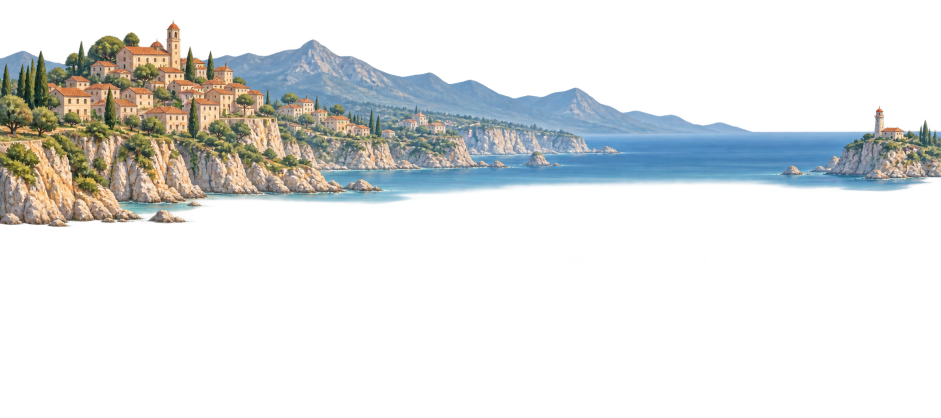
#> input picture portfolio-world/art-source/runtime-r3-scenic-props/scenic-a-imagegen-source.png, 1881 x 836 px (shown at 1/2 size)
$ python build-r3-scenic-props-candidates.py
#> lines starting #> are read from the running program, lines starting #| are printed output that depends on the picture
#!/usr/bin/env python3
"""Normalize R3 Phase-A generated art and assemble static, non-runtime review boards."""
from __future__ import annotations

import hashlib
import json
from pathlib import Path

from PIL import Image, ImageDraw, ImageFont

ROOT = Path(__file__).resolve().parents[2]
SOURCE = ROOT / "portfolio-world" / "art-source" / "runtime-r3-scenic-props"
SCENIC = ROOT / "portfolio-world" / "public" / "assets" / "canonical-r3" / "candidates" / "scenic"
PROPS = ROOT / "portfolio-world" / "public" / "assets" / "canonical-r3" / "candidates" / "props"
EVIDENCE = ROOT / "reports" / "portfolio-world-rebuild" / "evidence" / "runtime-r3-scenic-props-candidates"
MANIFEST = ROOT / "data" / "portfolio-world" / "runtime-r3-scenic-props-candidates.json"
R2 = ROOT / "portfolio-world" / "public" / "assets" / "canonical-r2"
CANONICAL = ROOT / "reports" / "portfolio-world-rebuild" / "evidence" / "gameplay-projection-refinement" / "projection-a-elevated-gameplay.png"
SIZE = (1920, 1080)
FONT = ImageFont.load_default()


def sha(path: Path) -> str:
    return hashlib.sha256(path.read_bytes()).hexdigest()


def clean(image: Image.Image) -> Image.Image:
    image = image.convert("RGBA")
    alpha = image.getchannel("A").point(lambda a: 0 if a < 16 else a)
    image.putalpha(alpha)
    return image


def crop_alpha(image: Image.Image) -> Image.Image:
    image = clean(image)
    box = image.getchannel("A").getbbox()
    return image.crop(box) if box else image


def fit(image: Image.Image, dimensions: tuple[int, int]) -> Image.Image:
    image = crop_alpha(image)
    image.thumbnail(dimensions, Image.Resampling.LANCZOS)
    canvas = Image.new("RGBA", dimensions, (0, 0, 0, 0))
    canvas.alpha_composite(image, ((dimensions[0] - image.width) // 2, dimensions[1] - image.height))
    return canvas


def save(image: Image.Image, destination: Path) -> None:
    destination.parent.mkdir(parents=True, exist_ok=True)
    image.save(destination, "PNG", optimize=True)


def checker(size: tuple[int, int]) -> Image.Image:
    image = Image.new("RGBA", size, "#6f9199")
    draw = ImageDraw.Draw(image)
    for y in range(0, size[1], 32):
        for x in range(0, size[0], 32):
            if (x // 32 + y // 32) % 2 == 0:
                draw.rectangle((x, y, x + 31, y + 31), fill="#83a5ac")
    return image


def label(image: Image.Image, text: str) -> Image.Image:
    result = image.copy()
    draw = ImageDraw.Draw(result)
    draw.rounded_rectangle((18, 18, 410, 58), radius=8, fill="#153940")
    draw.text((32, 32), text, font=FONT, fill="#fff2d1")
    return result


def scenic_layers() -> dict[str, Image.Image]:
    a = clean(Image.open(SOURCE / "scenic-a-imagegen-source.png"))
#> in clean, image is the input picture: PIL image 1881x836 RGBA; mean R, G, B, A 38.6, 42.3, 41.9, 66.1
    b = clean(Image.open(SOURCE / "scenic-b-imagegen-source.png"))
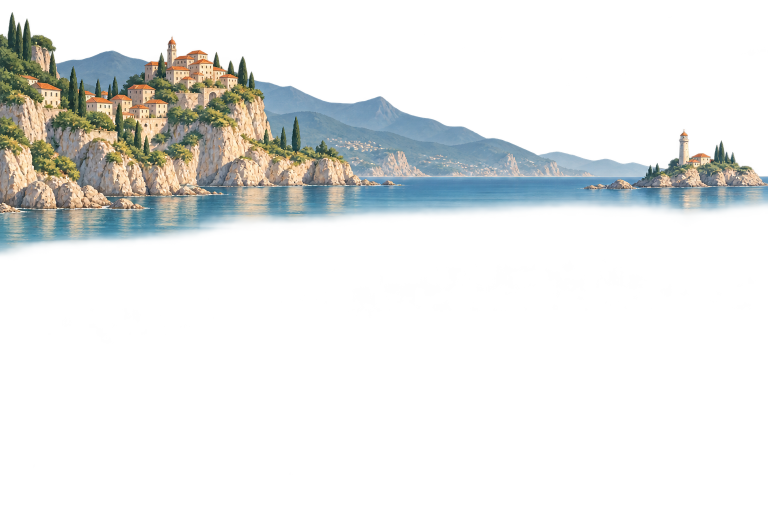
#> input picture portfolio-world/art-source/runtime-r3-scenic-props/scenic-b-imagegen-source.png, 1536 x 1024 px (shown at 1/2 size)
#> in clean, image is the input picture: PIL image 1536x1024 RGBA; mean R, G, B, A 47.3, 53.8, 54.3, 54.1
    output_a = Image.new("RGBA", SIZE, (0, 0, 0, 0)); a.thumbnail((1920, 710), Image.Resampling.LANCZOS); output_a.alpha_composite(a, (0, 0))
#> after `output_a = Image.new('RGBA', SIZE, (0, 0, 0, 0))`: output_a: PIL image 1920x1080 RGBA; every value is 0
    output_b = Image.new("RGBA", SIZE, (0, 0, 0, 0)); b = b.crop((0, 0, b.width, 620)); b.thumbnail((1920, 640), Image.Resampling.LANCZOS); output_b.alpha_composite(b, (0, 0))
#> in main, `scenery = scenic_layers()`: scenery = 2 items
    save(output_a, SCENIC / "scenic-a.png"); save(output_b, SCENIC / "scenic-b.png")
    return {"a": output_a, "b": output_b}


def prop_assets() -> dict[str, Image.Image]:
    sheet = clean(Image.open(SOURCE / "prop-family-imagegen-source.png"))
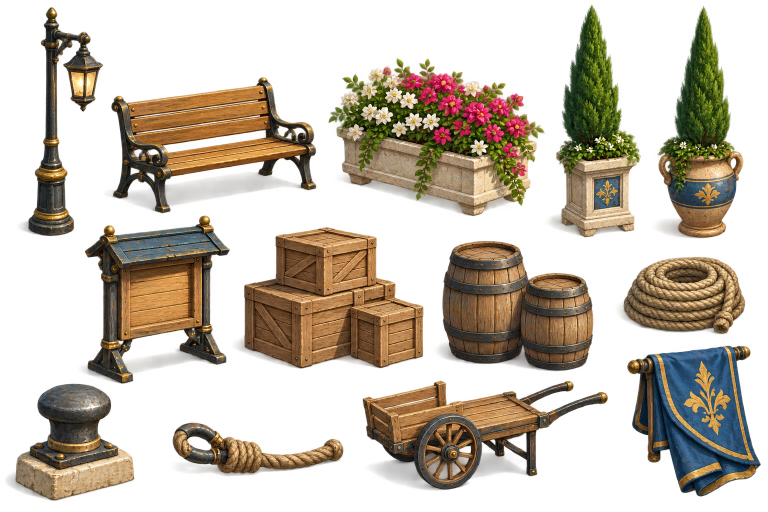
#> input picture portfolio-world/art-source/runtime-r3-scenic-props/prop-family-imagegen-source.png, 1536 x 1024 px (shown at 1/2 size)
#> in clean, image is the input picture: PIL image 1536x1024 RGBA; mean R, G, B, A 96.9, 80.7, 53.7, 102
    crops = {
        "lamp": ((0, 0, 205, 475), (128, 192)), "bench": ((155, 130, 655, 425), (185, 75)),
        "flower-planter": ((635, 75, 1110, 445), (132, 92)), "cypress-planter": ((1090, 0, 1270, 470), (88, 164)),
        "urn": ((1245, 100, 1536, 480), (82, 130)), "notice-board": ((155, 405, 485, 750), (108, 140)),
        "crate-stack": ((435, 405, 855, 735), (120, 92)), "barrels": ((850, 450, 1210, 765), (94, 92)),
        "rope-coil": ((1190, 465, 1536, 735), (102, 48)), "bollard": ((0, 710, 300, 1024), (52, 72)),
        "mooring-rope": ((250, 750, 710, 1005), (138, 52)), "handcart": ((690, 720, 1205, 1024), (128, 86)),
        "banner": ((1200, 670, 1536, 1024), (82, 128)),
    }
    result: dict[str, Image.Image] = {}
    for name, (box, dimensions) in crops.items():
        result[name] = fit(sheet.crop(box), dimensions)
        save(result[name], PROPS / f"{name}.png")
#> this loop made 13 passes
#> pass 1, in fit, `image = crop_alpha(image)`:
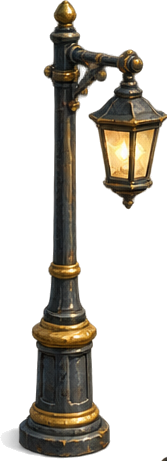
#> image: PIL image 167x461 RGBA; mean R, G, B, A 76, 65.7, 47.2, 77.9; transparent parts drawn white
#> after the loop, result = 13 items
    for name in ("a", "b"):
        fountain = fit(Image.open(SOURCE / f"fountain-{name}-imagegen-source.png"), (168, 150))
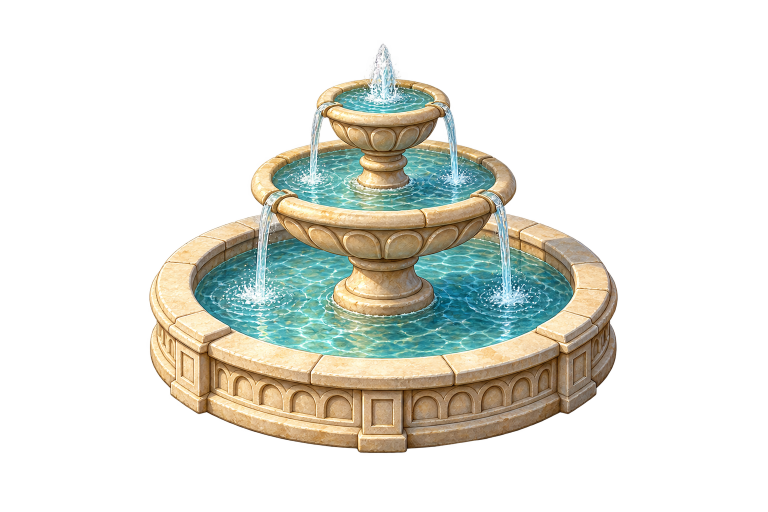
#> input picture portfolio-world/art-source/runtime-r3-scenic-props/fountain-a-imagegen-source.png, 1536 x 1024 px (shown at 1/2 size)
#> in clean, image is the input picture: PIL image 1536x1024 RGBA; mean R, G, B, A 71, 69.1, 56.7, 76.8
#> in clean (call 17), `alpha = image.getchannel("A").point(lambda a: 0 if a < 16 else a)`:
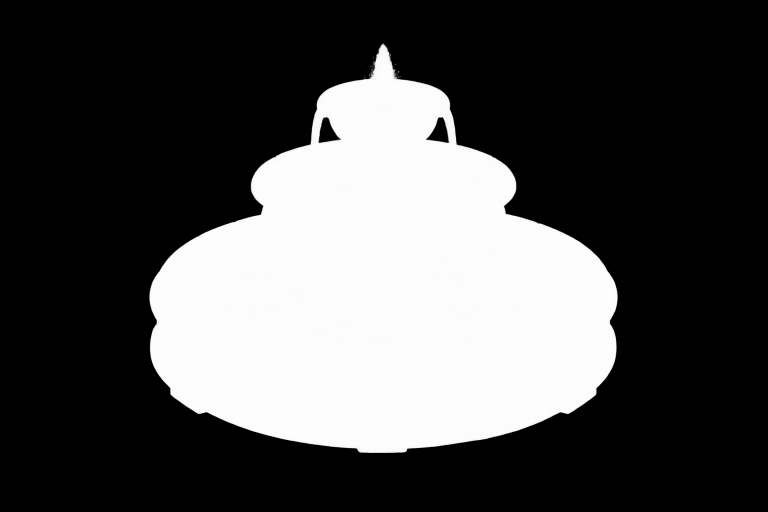
#> alpha: PIL image 1536x1024 L (shown at 1/2 size); min 0, max 254, mean 76.7
#> in fit (call 14), `canvas = Image.new("RGBA", dimensions, (0, 0, 0, 0))`: canvas: PIL image 168x150 RGBA; every value is 0
#> in fit (call 14), `canvas.alpha_composite(image, ((dimensions[0] - image.width) // 2, dim..`:
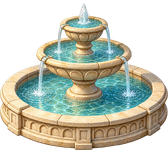
#> canvas: PIL image 168x150 RGBA; mean R, G, B, A 100.4, 102.3, 85.9, 153.7; transparent parts drawn white
        result[f"fountain-{name}"] = fountain
        save(fountain, PROPS / f"fountain-{name}.png")
#> pass 2 of the loop in prop_assets, `for name in ("a", "b"):`:
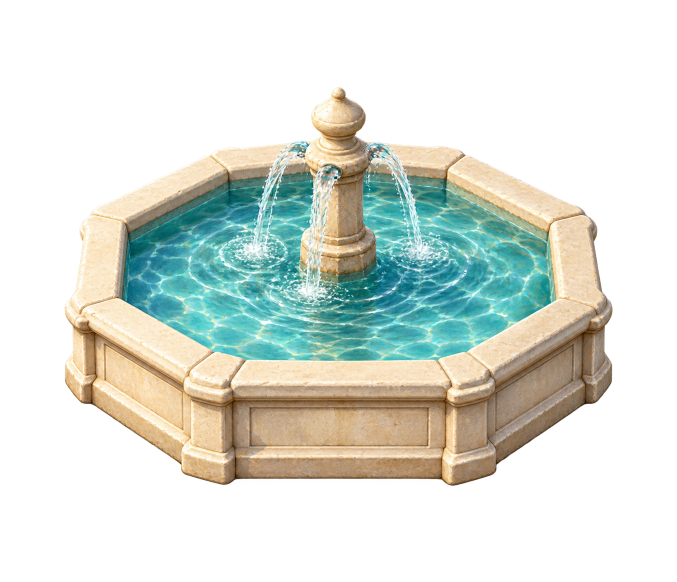
#> input picture portfolio-world/art-source/runtime-r3-scenic-props/fountain-b-imagegen-source.png, 1353 x 1163 px (shown at 1/2 size)
#> in clean, image is the input picture: PIL image 1353x1163 RGBA; mean R, G, B, A 66.1, 72, 63.5, 100.4
#> in clean (call 18), `alpha = image.getchannel("A").point(lambda a: 0 if a < 16 else a)`:
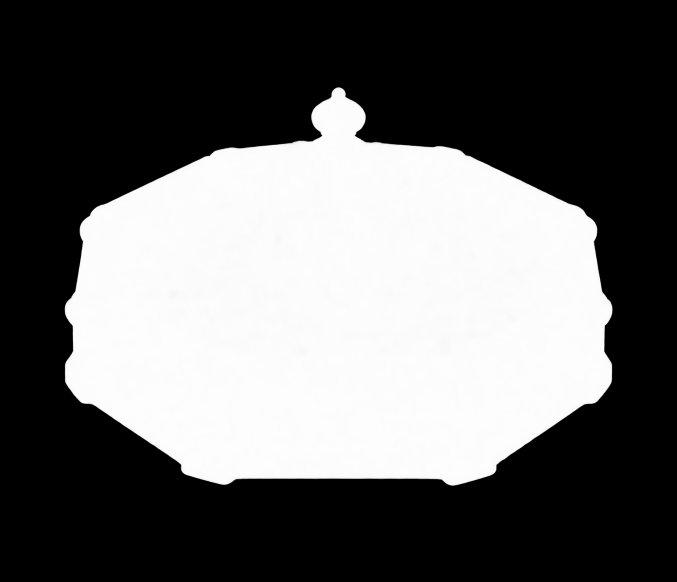
#> alpha: PIL image 1353x1163 L (shown at 1/2 size); min 0, max 255, mean 100.4
#> in fit (call 15), `canvas.alpha_composite(image, ((dimensions[0] - image.width) // 2, dim..`:
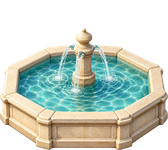
#> canvas: PIL image 168x150 RGBA; mean R, G, B, A 98.6, 107.2, 94.7, 146.9; transparent parts drawn white
#> in main, `props = prop_assets()`: props = 15 items
    return result


def foundation_canvas() -> Image.Image:
    canvas = Image.new("RGBA", SIZE, "#395e5b")
    draw = ImageDraw.Draw(canvas)
    draw.polygon([(700, 260), (1920, 215), (1920, 1080), (350, 1080), (430, 770)], fill="#1b95a8")
    draw.polygon([(1130, 405), (1920, 350), (1920, 920), (1370, 905)], fill="#16869a")
    return canvas


def place(canvas: Image.Image, image: Image.Image, x: int, y: int) -> None:
    canvas.alpha_composite(image, (x, y))


def composition(scenic: Image.Image, props: dict[str, Image.Image], layout: str) -> Image.Image:
    canvas = foundation_canvas(); canvas.alpha_composite(scenic)
    master = Image.open(R2 / "candidates/runtime-r24-foundation-master/foundation-master-b.png").convert("RGBA")
    vertical = Image.open(R2 / "candidates/runtime-r24-foundation-master/foundation-master-b-vertical-structure.png").convert("RGBA")
    canvas.alpha_composite(master); vertical.putalpha(vertical.getchannel("A").point(lambda a: int(a * .32))); canvas.alpha_composite(vertical)
    landmarks = [("architecture/hall-b.png",135,0,605,320),("architecture/workshop-c.png",85,520,505,280),("architecture/office-b.png",700,505,280,205),("ships/secondary-b.png",1045,240,275,255),("ships/workboat-a.png",1140,470,140,75),("ships/hero-b.png",1325,115,595,685)]
    for file, x, y, w, h in landmarks:
        layer = Image.open(R2 / file).convert("RGBA").resize((w, h), Image.Resampling.LANCZOS); place(canvas, layer, x, y)
    # Layouts use only visually safe apron/edge positions; no position changes any locked object or route.
    common = [("fountain-b", 500, 360), ("flower-planter", 275, 315), ("cypress-planter", 720, 270), ("lamp", 845, 430), ("notice-board", 970, 560), ("bollard", 1190, 605), ("rope-coil", 1238, 650), ("bollard", 1540, 800)]
    rich = common + [("bench", 425, 492), ("urn", 315, 405), ("crate-stack", 260, 825), ("barrels", 375, 825), ("handcart", 1060, 710), ("banner", 735, 390), ("mooring-rope", 1455, 708), ("flower-planter", 935, 740)]
    restrained = [("fountain-b", 500, 360), ("cypress-planter", 720, 270), ("notice-board", 970, 560), ("bollard", 1190, 605), ("rope-coil", 1238, 650), ("bollard", 1540, 800), ("crate-stack", 260, 825)]
    recommended = [("fountain-b", 500, 360), ("flower-planter", 275, 315), ("cypress-planter", 720, 270), ("lamp", 845, 430), ("notice-board", 970, 560), ("bollard", 1190, 605), ("rope-coil", 1238, 650), ("crate-stack", 260, 825), ("barrels", 375, 825), ("bollard", 1540, 800), ("mooring-rope", 1455, 708)]
    chosen = rich if layout == "a" else restrained if layout == "b" else recommended
    for name, x, y in chosen: place(canvas, props[name], x, y)
    player = Image.open(R2 / "player/player-a.png").convert("RGBA").resize((28, 56), Image.Resampling.LANCZOS); place(canvas, player, 429, 729)
    return canvas


def prop_sheet(props: dict[str, Image.Image]) -> Image.Image:
    names = ["lamp", "bench", "flower-planter", "cypress-planter", "urn", "notice-board", "crate-stack", "barrels", "rope-coil", "bollard", "mooring-rope", "handcart", "banner"]
    board = checker((1280, 720))
    for index, name in enumerate(names):
        x = (index % 5) * 256 + 30; y = (index // 5) * 230 + 48
        board.alpha_composite(props[name], (x + (180 - props[name].width) // 2, y + (145 - props[name].height) // 2))
        ImageDraw.Draw(board).text((x, y + 162), name, font=FONT, fill="#17373d")
    return label(board, "R3 PROP FAMILY — transparent normalized candidates")
#> returned value: PIL image 1280x720 RGBA


def fountains(props: dict[str, Image.Image]) -> Image.Image:
    board = checker((960, 480)); board.alpha_composite(props["fountain-a"], (180, 150)); board.alpha_composite(props["fountain-b"], (620, 150))
    draw = ImageDraw.Draw(board); draw.text((215, 355), "FOUNTAIN A — ornate", font=FONT, fill="#153940"); draw.text((645, 355), "FOUNTAIN B — restrained", font=FONT, fill="#153940")
    return label(board, "FOUNTAIN CANDIDATES — game-scale preview")
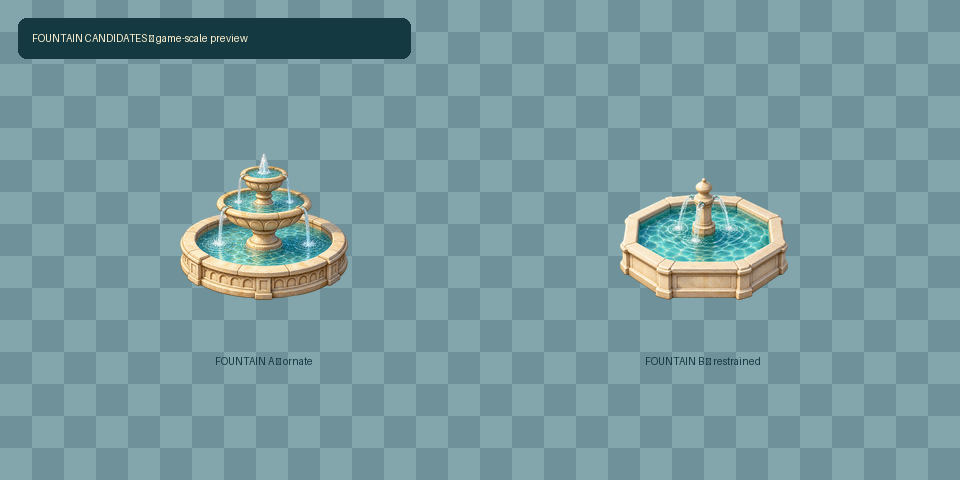
#> returned value: PIL image 960x480 RGBA; mean R, G, B, A 120.1, 152.6, 158.1, 255


def route_board(image: Image.Image) -> Image.Image:
    result = image.copy(); draw = ImageDraw.Draw(result)
    points = {"P1":(443,785),"P2":(710,763),"P3":(1010,628),"P4":(905,688),"P5":(670,453),"P6":(505,318),"P7":(1405,770),"P8":(815,735)}
    routes = [("P1","P2"),("P2","P8"),("P8","P4"),("P4","P5"),("P5","P6"),("P8","P3"),("P3","P7")]
    for left, right in routes: draw.line((points[left], points[right]), fill="#fff4a3", width=4)
    for name, point in points.items(): draw.ellipse((point[0]-8,point[1]-8,point[0]+8,point[1]+8), fill="#fff4a3", outline="#153940", width=2); draw.text((point[0]+10,point[1]-18), name, font=FONT, fill="#ffffff", stroke_width=2, stroke_fill="#153940")
    return label(result, "ROUTE LEGIBILITY — preview-only overlay; no collision change")


def scale_board(props: dict[str, Image.Image]) -> Image.Image:
    board = Image.new("RGBA", (1280, 480), "#315f63"); player = Image.open(R2 / "player/player-a.png").convert("RGBA").resize((56, 112), Image.Resampling.LANCZOS)
    samples = [("PLAYER 56px",player),("BENCH 42px",props["bench"]),("BOLLARD 52px",props["bollard"]),("LAMP 128px",props["lamp"]),("CRATES 92px",props["crate-stack"]),("FOUNTAIN B",props["fountain-b"])]
    for i,(name,image) in enumerate(samples):
        x=30+i*205; board.alpha_composite(image,(x+(145-image.width)//2,300-image.height)); ImageDraw.Draw(board).text((x,335),name,font=FONT,fill="#fff2d1")
    return label(board,"PROP SCALE — player is fixed 28×56 in runtime")


def main() -> None:
    SCENIC.mkdir(parents=True, exist_ok=True); PROPS.mkdir(parents=True, exist_ok=True); EVIDENCE.mkdir(parents=True, exist_ok=True)
    scenery = scenic_layers(); props = prop_assets()
    save(label(checker(SIZE), "SCENIC A — transparent candidate") , EVIDENCE / "01-scenic-a.png")
    a_board = checker(SIZE); a_board.alpha_composite(scenery["a"]); save(label(a_board,"SCENIC A — transparent candidate"), EVIDENCE / "01-scenic-a.png")
    b_board = checker(SIZE); b_board.alpha_composite(scenery["b"]); save(label(b_board,"SCENIC B — transparent candidate"), EVIDENCE / "02-scenic-b.png")
    save(prop_sheet(props), EVIDENCE / "03-prop-family-sheet.png"); save(fountains(props), EVIDENCE / "04-fountain-candidates.png")
    a = composition(scenery["a"], props, "a"); b = composition(scenery["b"], props, "b"); c = composition(scenery["a"], props, "c")
    save(label(a,"COMPOSITION A — Scenic A + rich props"), EVIDENCE / "05-composition-a.png")
    save(label(b,"COMPOSITION B — Scenic B + restrained props"), EVIDENCE / "06-composition-b.png")
    save(label(c,"COMPOSITION C — recommended Scenic A + gameplay-first props"), EVIDENCE / "07-composition-c-recommended.png")
    compare = Image.new("RGBA", (1920,1080), "#214c54"); compare.alpha_composite(label(Image.open(CANONICAL).convert("RGBA").resize((960,540),Image.Resampling.LANCZOS),"CANONICAL PROJECTION A — reference"),(0,0)); compare.alpha_composite(label(a.resize((960,540),Image.Resampling.LANCZOS),"A — rich"),(960,0)); compare.alpha_composite(label(b.resize((960,540),Image.Resampling.LANCZOS),"B — restrained"),(0,540)); compare.alpha_composite(label(c.resize((960,540),Image.Resampling.LANCZOS),"C — recommended"),(960,540)); save(compare,EVIDENCE / "08-canonical-vs-r3-candidates.png")
    save(route_board(c), EVIDENCE / "09-player-route-legibility.png"); save(scale_board(props), EVIDENCE / "10-prop-scale-review.png")
    files = list(SCENIC.glob("*.png")) + list(PROPS.glob("*.png"))
    posix = lambda path: str(path.relative_to(ROOT)).replace("\\", "/")
    manifest = {"schema":"portfolio-world.runtime-r3-scenic-props-candidates.v1","phase":"R3 Phase A — art direction and static composition candidates only","runtimeImported":False,"generationMethod":"ImageGen source studies + deterministic alpha cleanup, crop, scale normalization, and static compositing","dimensions":{"world":[1920,1080],"player":[28,56]},"scenicCandidates":[{"id":"scenic-a","file":posix(SCENIC/'scenic-a.png'),"hash":sha(SCENIC/'scenic-a.png'),"depthIntent":"L0 distant mountains/town/outer sea","collisionIntent":"none","score":{"canonicalAtmosphere":5,"depth":5,"gameplaySubordination":4,"styleMatch":4,"total":18}},{"id":"scenic-b","file":posix(SCENIC/'scenic-b.png'),"hash":sha(SCENIC/'scenic-b.png'),"depthIntent":"L0 distant mountains/town/outer sea","collisionIntent":"none","score":{"canonicalAtmosphere":3,"depth":4,"gameplaySubordination":4,"styleMatch":3,"total":14}}],"fountainCandidates":[{"id":"fountain-a","file":posix(PROPS/'fountain-a.png'),"hash":sha(PROPS/'fountain-a.png'),"scale":"168×150 candidate canvas; display target 120–150px","collisionIntent":"future-small-obstacle","occlusionIntent":"grounded-prop"},{"id":"fountain-b","file":posix(PROPS/'fountain-b.png'),"hash":sha(PROPS/'fountain-b.png'),"scale":"168×150 candidate canvas; display target 110–145px","collisionIntent":"future-small-obstacle","occlusionIntent":"grounded-prop"}],"propFamilies":[{"id":path.stem,"file":posix(path),"hash":sha(path),"collisionIntent":"decorative-no-collision" if path.stem not in {"lamp","bollard","notice-board"} else "future-small-obstacle","occlusionIntent":"foreground-candidate" if path.stem in {"lamp","bollard","flower-planter","cypress-planter"} else "grounded-dressing"} for path in sorted(PROPS.glob('*.png')) if not path.stem.startswith('fountain')],"compositionCandidates":[{"id":"composition-a","scenic":"scenic-a","props":"rich-canonical-inspired","score":{"canonicalConvergence":5,"attractiveness":5,"gameplayReadability":3,"asymmetry":4,"runtimeSuitability":3,"total":20}},{"id":"composition-b","scenic":"scenic-b","props":"restrained-gameplay-first","score":{"canonicalConvergence":3,"attractiveness":3,"gameplayReadability":5,"asymmetry":4,"runtimeSuitability":5,"total":20}},{"id":"composition-c","scenic":"scenic-a","props":"selective-mix","score":{"canonicalConvergence":5,"attractiveness":5,"gameplayReadability":5,"asymmetry":5,"runtimeSuitability":5,"total":25}}],"recommendedComposition":"composition-c","recommendedFountain":"fountain-b","humanSelection":"PENDING","selectionStatus":"PENDING"}
    MANIFEST.write_text(json.dumps(manifest,indent=2)+"\n",encoding="utf-8")


#> (the run stopped early here; a loop or call above may not have finished)
